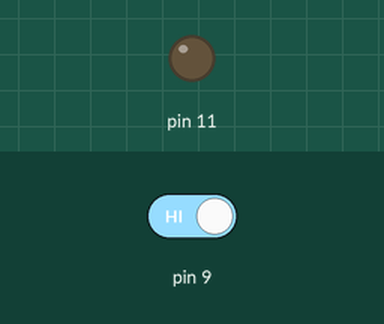
This sketch was run on a simulated Arduino Uno, built with avr-gcc and run on an emulated ATmega328P. Parts: output pins drawn as LEDs (lit = HIGH). The inputs (shaded band) are chosen by the test bench; at power-on: pin 9 HIGH. What the sketch prints to the serial monitor is not drawn.

Above: at 1.2 s.
1.3 s: pin 9 driven LOW
At 1.7 s:
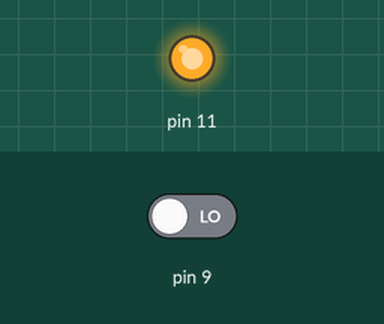
2.8 s: pin 9 driven HIGH
At 4.1 s:
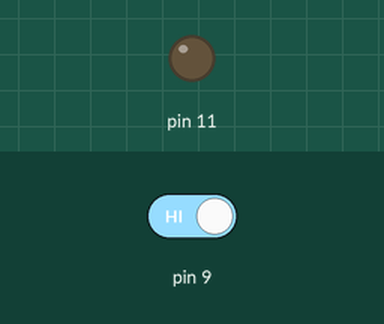
Timing chart, 0 to 5.8 s (numbered marks = the images above; inputs shaded):
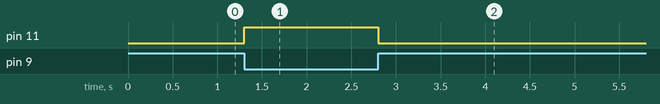

The sketch:

Code.ino
```cpp
int Measure;
boolean ledBool = HIGH;

void setup(){
 pinMode(9, INPUT);
 pinMode(11, OUTPUT);
 Serial.begin(9600);
}

void loop(){
  Measure = digitalRead(9);
  Serial.print(Measure);
  if (Measure == 0) {
    digitalWrite(11, HIGH);
  }
  else {
   digitalWrite(11, LOW);
  }
}
```

Measured:
- after the input at 1.3 s, pin 11: LOW → HIGH at once
- after the input at 2.8 s, pin 11: HIGH → LOW at once
